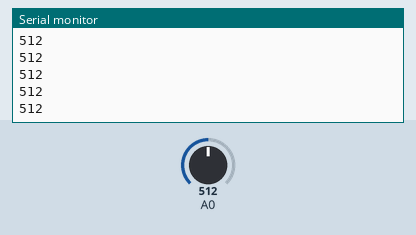
This sketch was run on a simulated Arduino Uno, built with avr-gcc and run on an emulated ATmega328P. On the bench: the last lines printed to the serial monitor. Inputs (shaded band) come from the test bench; at power-on: A0 = 512.

Above: at 1.2 s.
1.3 s: A0 set to 716
At 2.2 s:
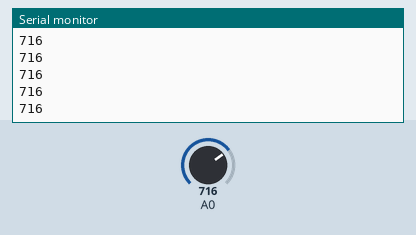
2.8 s: A0 set to 900
At 3.4 s:
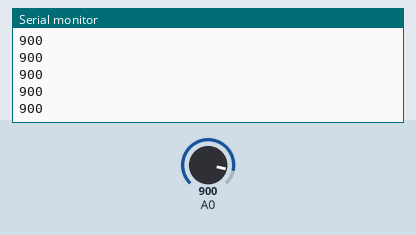
Timing chart, 0 to 5.8 s (numbered marks = the images above; inputs shaded):
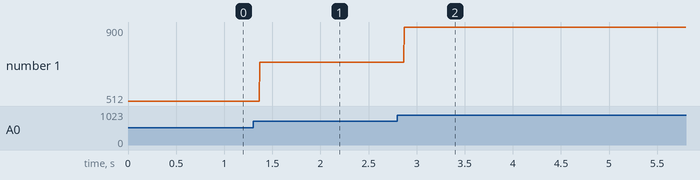

Measured:
- after the input at 1.3 s, the serial monitor: prints a new line after 0.07 s (image 1)
- after the input at 2.8 s, the serial monitor: prints a new line after 0.07 s (image 2)
- plotted number 1: 512 → 716 after the input at 1.3 s, 716 → 900 after the input at 2.8 s

The sketch:

code.ino
```cpp
// Objective: Read Analog serial input and print to serial monitor


void setup() // runs once the reset button is pressed
{
  Serial.begin(9600); // initializing the serial communiation bps
}

void loop()
{
   int input = analogRead(A0); // Reads the analog input from A0 pin
    Serial.println(input);
    delay(1); // delay in milli-seconds for stability
}


/*Takeaways-
* 1. The potentiometer's dial can be turned to simulate voltage
  values from 0V to 5V. On the Serial monitor, this range is represented by
  0 - 1023
* 2. The potentiometer resistance is at 250 kilo-ohms
*/
```
